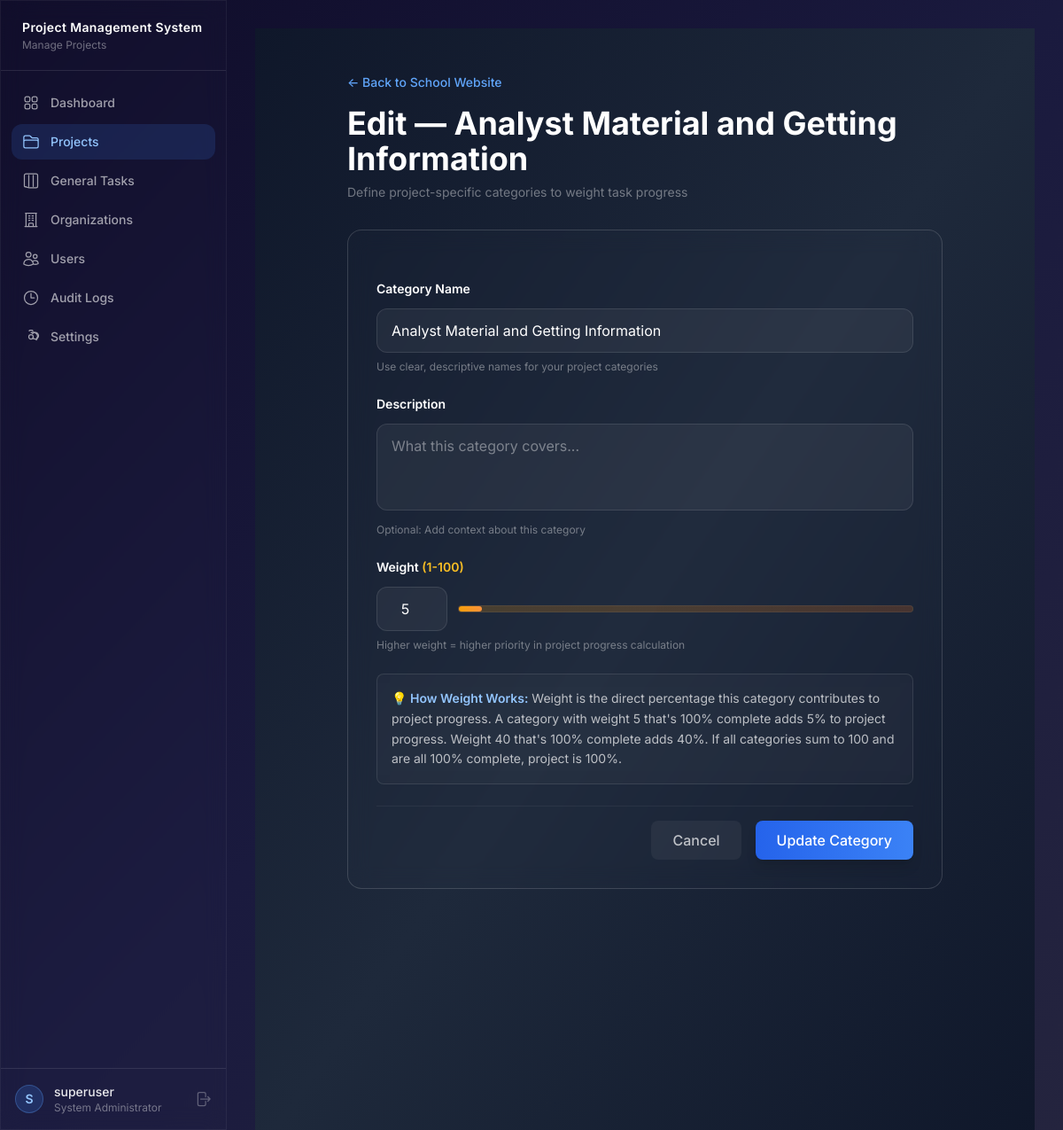
The page /projects/categories/1/edit/ (signed in) on the database its author committed.
### accounts/models.py (models this page shows, shortened)
class User(AbstractUser):
    role = models.ForeignKey(
        Role, on_delete=models.SET_NULL, null=True, blank=True, related_name="users"
    )
    admin_organization = models.ForeignKey(
        "organizations.Organization",
        on_delete=models.SET_NULL,
        null=True,
        blank=True,
        related_name="administrators",
        help_text="Organization this user administrates (only for Administrator role).",
    )
    is_auto_generated = models.BooleanField(
        default=False,
        help_text="Auto-generated accounts are inactive until password reset.",
    )
    perm_create_users = models.BooleanField(null=True, blank=True)
    perm_manage_projects = models.BooleanField(null=True, blank=True)
    perm_manage_tasks = models.BooleanField(null=True, blank=True)
    perm_move_task_stages = models.BooleanField(null=True, blank=True)
    perm_move_task_categories = models.BooleanField(null=True, blank=True)
    perm_reject_testing = models.BooleanField(null=True, blank=True)
    perm_add_project_notes = models.BooleanField(null=True, blank=True)
    perm_view_assigned_only = models.BooleanField(null=True, blank=True)
    perm_manage_organizations = models.BooleanField(null=True, blank=True)
    class Meta:
        ordering = ["username"]
    def is_system_admin(self):
        return self.role and self.role.name == Role.SYSTEM_ADMINISTRATOR

class Role(models.Model):
    SYSTEM_ADMINISTRATOR = "system_administrator"
    ADMINISTRATOR = "administrator"
    COORDINATOR = "coordinator"
    DEVELOPER = "developer"
    ROLE_CHOICES = [
        (SYSTEM_ADMINISTRATOR, "System Administrator"),
        (ADMINISTRATOR, "Administrator"),
        (COORDINATOR, "Coordinator"),
        (DEVELOPER, "Developer"),
    ]
    name = models.CharField(max_length=30, choices=ROLE_CHOICES, unique=True)
    description = models.TextField(blank=True)
    can_create_users = models.BooleanField(default=False)
    can_manage_projects = models.BooleanField(default=False)
    can_manage_tasks = models.BooleanField(default=False)
    can_move_task_stages = models.BooleanField(default=False)
    can_move_task_categories = models.BooleanField(default=False)
    can_reject_testing = models.BooleanField(default=False)
    can_add_project_notes = models.BooleanField(default=False)
    can_view_assigned_only = models.BooleanField(default=False)
    can_manage_organizations = models.BooleanField(default=False)
    class Meta:
        ordering = ["name"]
    def __str__(self):
        return self.get_name_display()

### projects/models.py (models this page shows, shortened)
class Project(models.Model):
    name = models.CharField(max_length=200)
    description = models.TextField(blank=True)
    organization = models.ForeignKey(
        "organizations.Organization",
        on_delete=models.CASCADE,
        related_name="projects",
    )
    planned_start_date = models.DateField(null=True, blank=True, help_text="Planned project start date")
    planned_end_date = models.DateField(null=True, blank=True, help_text="Planned project completion date")
    created_by = models.ForeignKey(
        settings.AUTH_USER_MODEL,
        on_delete=models.SET_NULL,
        null=True,
        related_name="created_projects",
    )
    members = models.ManyToManyField(
        settings.AUTH_USER_MODEL, blank=True, related_name="member_projects",
        help_text="Full access: can edit tasks, move between stages, create tasks."
    )
    commenters = models.ManyToManyField(
        settings.AUTH_USER_MODEL,
        blank=True,
        related_name="commenter_projects",
        help_text="Can view all tasks and add comments/notes to project and tasks.",
    )
    viewers = models.ManyToManyField(
        settings.AUTH_USER_MODEL,
        blank=True,
        related_name="viewer_projects",
        help_text="Read-only access to view all project information.",
    )
    created_at = models.DateTimeField(auto_now_add=True)
    updated_at = models.DateTimeField(auto_now=True)
    class Meta:
        ordering = ["-created_at"]
        unique_together = ["organization", "name"]

class ProjectCategory(models.Model):
    project = models.ForeignKey(
        "Project",
        on_delete=models.CASCADE,
        related_name="categories",
    )
    name = models.CharField(max_length=100)
    description = models.TextField(blank=True)
    weight = models.PositiveIntegerField(
        default=1,
        help_text="Weight (1-100) used to calculate this category's contribution to project progress.",
    )
    order = models.PositiveIntegerField(default=0, help_text="Display order of this category.")
    created_at = models.DateTimeField(auto_now_add=True)
    updated_at = models.DateTimeField(auto_now=True)
    class Meta:
        ordering = ["order", "-created_at"]
        unique_together = ["project", "name"]
        verbose_name_plural = "Project Categories"

### projects/views.py (the view)
# urls.py: path("categories/<int:category_pk>/edit/", views.category_edit, name="category_edit"),
@login_required
def category_edit(request, category_pk):
    category = get_object_or_404(ProjectCategory, pk=category_pk)
    project = category.project
    user = request.user
    if not (user.is_system_admin() or project.organization.user_is_member(user)):
        messages.error(request, "Permission denied.")
        return redirect("projects:project_list")
    can_manage = user.is_system_admin() or project.user_is_member(user)
    if not can_manage:
        messages.error(request, "Permission denied.")
        return redirect("projects:project_detail", pk=project.pk)
    form = ProjectCategoryForm(request.POST or None, instance=category)
    if request.method == "POST" and form.is_valid():
        form.save()
        messages.success(request, f"Category '{category.name}' updated.")
        return redirect("projects:project_detail", pk=project.pk)
    return render(request, "projects/category_form.html", {
        "form": form,
        "project": project,
        "title": f"Edit — {category.name}",
    })

### templates/projects/category_form.html (shortened to what this page needs)
{% extends "base.html" %}
{% load static %}
{% block content %}
<div class="min-h-screen bg-gradient-to-br from-slate-900 via-slate-800 to-slate-900 py-12 px-4 sm:px-6 lg:px-8">
    <div class="max-w-2xl mx-auto">
        <div class="mb-8">
            <a href="{% url 'projects:project_detail' project.pk %}" class="text-blue-400 hover:text-blue-300 font-medium text-sm mb-4 inline-block transition-colors">
                ← Back to {{ project.name }}
            </a>
            <h1 class="text-4xl font-bold text-white">{{ title }}</h1>
            <p class="text-white/40 text-sm mt-2">Define project-specific categories to weight task progress</p>
        </div>
        <div class="glass-strong rounded-2xl p-8">
            <form method="post" class="space-y-6">
                <div>
                    <label for="{{ form.name.id_for_label }}" class="block text-sm font-semibold text-white mb-3">
                        Category Name
                    </label>
                    <input type="text" name="name" value="{{ form.name.value|default:'' }}"
                           class="glass-input w-full px-4 py-3 rounded-xl text-white placeholder-white/40 focus:outline-none focus:ring-2 focus:ring-blue-500/50 transition-all"
                           placeholder="e.g., Frontend, Backend, Testing" required>
                    <p class="text-xs text-white/40 mt-2">Use clear, descriptive names for your project categories</p>
                </div>
                <div>
                    <label for="{{ form.description.id_for_label }}" class="block text-sm font-semibold text-white mb-3">
                        Description
                    </label>
                    <textarea name="description" rows="3"
                              class="glass-input w-full px-4 py-3 rounded-xl text-white placeholder-white/40 focus:outline-none focus:ring-2 focus:ring-blue-500/50 transition-all resize-none"
                              placeholder="What this category covers...">{{ form.description.value|default:'' }}</textarea>
                    <p class="text-xs text-white/40 mt-2">Optional: Add context about this category</p>
                </div>
                <div>
                    <label for="{{ form.weight.id_for_label }}" class="block text-sm font-semibold text-white mb-3">
                        Weight <span class="text-amber-400">(1-100)</span>
                    </label>
                    <div class="flex items-center gap-3">
                        <input type="number" name="weight" value="{{ form.weight.value|default:50 }}"
                               min="1" max="100"
                               class="glass-input w-20 px-4 py-3 rounded-xl text-white placeholder-white/40 focus:outline-none focus:ring-2 focus:ring-blue-500/50 transition-all text-center"
                               required>
                        <div class="flex-1 h-2 bg-gradient-to-r from-amber-500/20 to-orange-500/20 rounded-full border border-white/5">
                            <div id="weightBar" class="h-full bg-gradient-to-r from-amber-500 to-orange-400 rounded-full transition-all duration-200"
                                 style="width: 50%"></div>
                        </div>
                    </div>
                    <p class="text-xs text-white/40 mt-2">Higher weight = higher priority in project progress calculation</p>
                </div>
                <div class="glass-card rounded-lg p-4">
                    <p class="text-sm text-white/70 leading-relaxed">
                        <span class="text-blue-300 font-semibold">💡 How Weight Works:</span> Weight is the direct percentage this category contributes to project progress. A category with weight 5 that's 100% complete adds 5% to project progress. Weight 40 that's 100% complete adds 40%. If all categories sum to 100 and are all 100% complete, project is 100%.
                    </p>
                </div>
                <div class="flex gap-4 justify-end pt-4 border-t border-white/5">
                    <a href="{% url 'projects:project_detail' project.pk %}" class="px-6 py-2.5 rounded-lg font-medium bg-white/5 hover:bg-white/10 text-white/70 hover:text-white transition-all">
                        Cancel
                    </a>
                    <button type="submit" class="px-6 py-2.5 rounded-lg font-medium bg-gradient-to-r from-blue-600 to-blue-500 hover:from-blue-700 hover:to-blue-600 text-white transition-all shadow-lg hover:shadow-xl">
                        {% if form.instance.pk %}Update{% else %}Create{% endif %} Category
                    </button>
                </div>
            </form>
        </div>
    </div>
</div>
{% endblock %}

### templates/base.html (shortened to what this page needs)
{% load static %}
<!DOCTYPE html>
<html lang="en" class="h-full">
<head>
    <link href="{% static 'css/style.css' %}" rel="stylesheet">
    <script src="https://cdn.tailwindcss.com"></script>
</head>
<body class="h-full bg-gradient-to-br from-[#0f0c29] via-[#1a1a3e] to-[#24243e] text-white/90 antialiased">
<div class="flex h-screen overflow-hidden">
    <aside id="sidebar" class="fixed lg:relative inset-y-0 left-0 z-50 w-64 flex-shrink-0 glass-strong flex flex-col border-r border-white/5 transform -translate-x-full lg:translate-x-0 transition-transform duration-300 ease-in-out">
        <div class="px-6 py-5 border-b border-white/10 flex items-center justify-between">
            <div>
                <h1 class="text-sm font-semibold text-white tracking-wide">
                    Project Management System
                </h1>
                <p class="text-xs text-white/40 mt-0.5">Manage Projects</p>
            </div>
        </div>
        <nav class="flex-1 px-3 py-4 space-y-1 overflow-y-auto">
            <a href="{% url 'dashboard' %}"
               class="flex items-center gap-3 px-3 py-2.5 rounded-xl text-sm font-medium
                      {% if request.resolver_match.url_name == 'dashboard' %}bg-blue-500/15 text-blue-300{% else %}text-white/60 hover:text-white/90 hover:bg-white/5{% endif %}
                      transition-all">
                Dashboard
            </a>
            <a href="{% url 'projects:project_list' %}"
               class="flex items-center gap-3 px-3 py-2.5 rounded-xl text-sm font-medium
                      {% if 'projects' in request.path %}bg-blue-500/15 text-blue-300{% else %}text-white/60 hover:text-white/90 hover:bg-white/5{% endif %}
                      transition-all">
                Projects
            </a>
            <a href="{% url 'general_tasks:task_list' %}"
               class="flex items-center gap-3 px-3 py-2.5 rounded-xl text-sm font-medium
                      {% if 'general-tasks' in request.path %}bg-blue-500/15 text-blue-300{% else %}text-white/60 hover:text-white/90 hover:bg-white/5{% endif %}
                      transition-all">
                <svg class="w-5 h-5" fill="none" stroke="currentColor" stroke-width="1.5" viewBox="0 0 24 24"><path stroke-linecap="round" stroke-linejoin="round" d="M9 4.5v15m6-15v15m-11.581.5H5.25A2.25 2.25 0 013 19.25V4.75A2.25 2.25 0 015.25 2.5h13.5A2.25 2.25 0 0121 4.75v14.5A2.25 2.25 0 0118.75 21.5H9.631z"/></svg>
                General Tasks
            </a>
            {% if user.is_system_admin or user.has_perm_manage_organizations %}
            <a href="{% url 'organizations:org_list' %}"
               class="flex items-center gap-3 px-3 py-2.5 rounded-xl text-sm font-medium
                      {% if 'organizations' in request.path %}bg-blue-500/15 text-blue-300{% else %}text-white/60 hover:text-white/90 hover:bg-white/5{% endif %}
                      transition-all">
                Organizations
            </a>
            {% endif %}
            {% if user.is_system_admin %}
            <a href="{% url 'accounts:user_list' %}"
               class="flex items-center gap-3 px-3 py-2.5 rounded-xl text-sm font-medium
                      {% if 'users' in request.path %}bg-blue-500/15 text-blue-300{% else %}text-white/60 hover:text-white/90 hover:bg-white/5{% endif %}
                      transition-all">
                Users
            </a>
            {% endif %}
            {% if user.is_system_admin %}
            <a href="{% url 'logs:audit_log_list' %}"
               class="flex items-center gap-3 px-3 py-2.5 rounded-xl text-sm font-medium
                      {% if 'logs' in request.path %}bg-blue-500/15 text-blue-300{% else %}text-white/60 hover:text-white/90 hover:bg-white/5{% endif %}
                      transition-all">
                <svg class="w-5 h-5" fill="none" stroke="currentColor" stroke-width="1.5" viewBox="0 0 24 24"><path stroke-linecap="round" stroke-linejoin="round" d="M12 6v6h4.5m4.5 0a9 9 0 11-18 0 9 9 0 0118 0z"/></svg>
                Audit Logs
            </a>
            {% endif %}
            <a href="{% url 'accounts:settings' %}"
               class="flex items-center gap-3 px-3 py-2.5 rounded-xl text-sm font-medium
                      {% if 'settings' in request.path %}bg-blue-500/15 text-blue-300{% else %}text-white/60 hover:text-white/90 hover:bg-white/5{% endif %}
                      transition-all">
                Settings
            </a>
        </nav>
        <div class="px-4 py-4 border-t border-white/10">
            <div class="flex items-center gap-3 justify-between">
                <div class="flex items-center gap-3 flex-1 min-w-0">
                    <div class="w-8 h-8 rounded-full bg-blue-500/20 border border-blue-400/30 flex items-center justify-center text-sm font-semibold text-blue-300">
                        {{ user.username.0|upper }}
                    </div>
                    <div class="flex-1 min-w-0">
                        <p class="text-sm font-medium text-white/90 truncate">{{ user.username }}</p>
                        <p class="text-xs text-white/40 truncate">{{ user.role|default:"No role" }}</p>
                    </div>
                </div>
                <a href="{% url 'accounts:logout' %}" class="text-white/30 hover:text-red-400 transition-colors" title="Logout">
                    <svg class="w-5 h-5" fill="none" stroke="currentColor" stroke-width="1.5" viewBox="0 0 24 24"><path stroke-linecap="round" stroke-linejoin="round" d="M15.75 9V5.25A2.25 2.25 0 0013.5 3h-6a2.25 2.25 0 00-2.25 2.25v13.5A2.25 2.25 0 007.5 21h6a2.25 2.25 0 002.25-2.25V15m3 0l3-3m0 0l-3-3m3 3H9"/></svg>
                </a>
            </div>
        </div>
    </aside>
    <main class="flex-1 overflow-y-auto w-full">
        <div class="p-4 sm:p-6 lg:p-8">
            {% block content %}{% endblock %}
        </div>
    </main>
</div>
</body>
</html>

### rows shown on the page
User: username.0 "S", username "superuser", role "System Administrator"
Project: name "School Website"
ProjectCategory: name "Analyst Material and Getting Information"

### other values the page prints
{{ title }} "Edit — Analyst Material and Getting Information"
